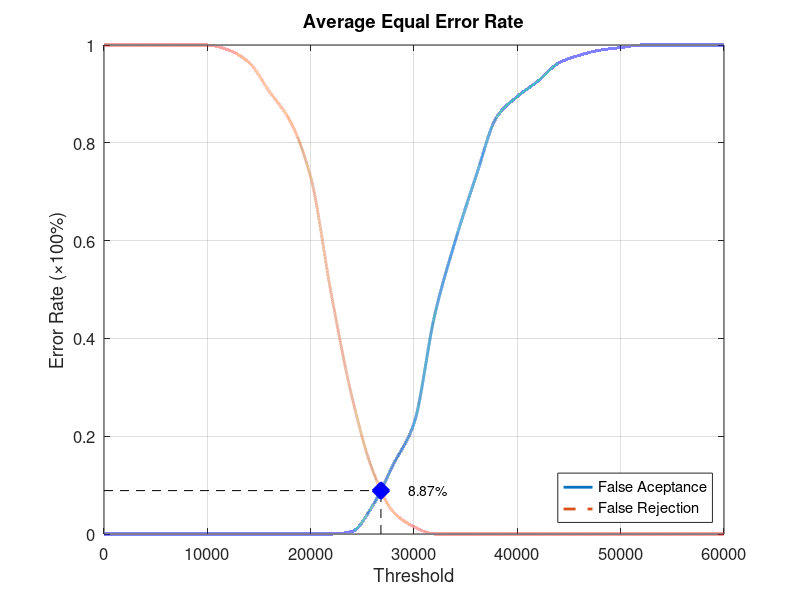
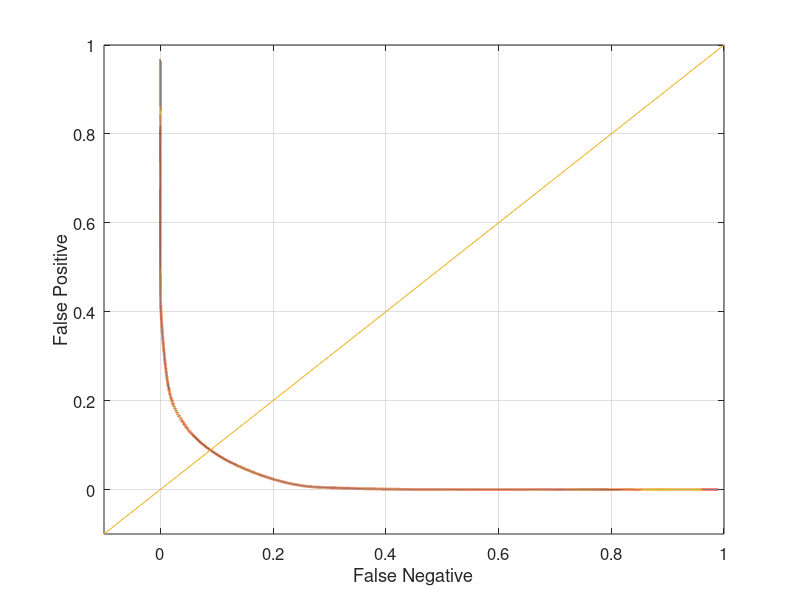

Write MATLAB code to recreate these figures, in order.
function yEER = Database2_2
close all;
clear;
clc;
x = 0:2000:60000;
xq = 0:0.5:60000;

y0 = [0 0 0 0 0 0 0 0 0 0 0 0 0.00526316 0.0578947 0.142105 0.226316 0.447368 0.6 0.731579 0.852632 0.894737 0.926316 0.963158 0.978947 0.989474 0.994737 1 1 1 1 1];
yy0 = interp1(x, y0, xq, 'pchip');
y1 = [1 1 1 1 1 1 0.99 0.965 0.905 0.845 0.73 0.49 0.28 0.13 0.045 0.015 0 0 0 0 0 0 0 0 0 0 0 0 0 0 0];
yy1 = interp1(x, y1, xq, 'pchip');

% Calculating EER: 
y2 = abs(y0 - y1);
find(y2 == min(y2))
yy2 = abs(yy0 - yy1);
xEER = find(yy2 == min(yy2));
xEERIndex = xq(xEER) % X-axis EER
yEER = yy0(xEER) % Y-axis EER

main = figure
plot(xq, yy0,'-','LineWidth', 2);	hold on
plot(xq, yy1,'--','LineWidth', 2);	hold on
plot([xEERIndex xEERIndex], [0 yEER], 'k--');	hold on
plot([0 xEERIndex], [yEER yEER], 'k--');	hold on
plot(xEERIndex, yEER, 'bx', 'LineWidth', 10);	hold on
text(xEERIndex + 10 * xEERIndex / 100, yEER, [num2str(round((10000 * yEER)) / 100) '%'])
legend('False Aceptance', 'False Rejection', 'Location', 'SouthEast')
xlabel('Threshold')
ylabel('Error Rate (\times100%)')
title('Average Equal Error Rate')
set(gca, 'FontSize', 12)
axis([0 60000 0 1])
grid on

print(main, 'Database2_2Main', '-dpng');
FNRxFPR = figure('Color', [1 1 1]);
plot(yy1, yy0, '-', yy1, yy0, 'LineWidth', 2);
hold on
y = -0.1:0.1:1
plot(y, y); 
set(gca, 'FontSize', 12)
xlabel('False Negative')
ylabel('False Positive')
axis([-0.1 1 -0.1 1])
set(gca, 'FontSize', 12)
grid on

print(FNRxFPR, 'Database2_2FNRxFPR','-dpng');
end
